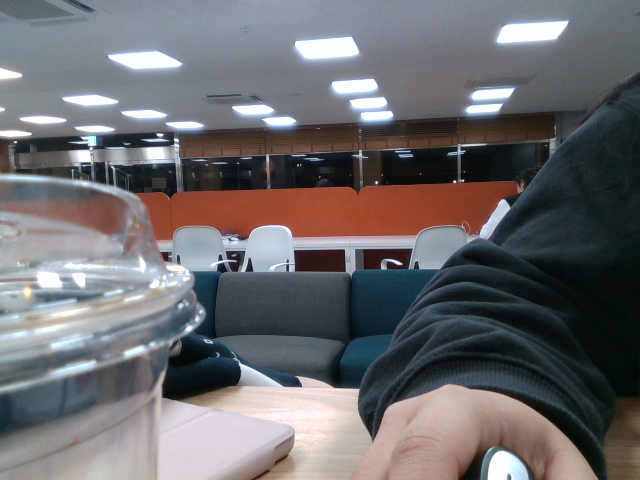
//> input picture color_image.png, 640 x 480 px, given in place of the camera
$ ./원형_허프_변환_카메라   (built with g++ and OpenCV 4)
//> lines starting //> are read from the running program, lines starting //| are printed output that depends on the picture
#include <iostream>
#include <opencv2/opencv.hpp>
#include <opencv2/highgui/highgui.hpp>
#include <opencv2/imgproc/imgproc.hpp>
#include <vector>

using namespace std;
using namespace cv;

int main()
{
    // 카메라 열기 (0은 기본 카메라, 여러 개일 경우 1, 2, ...)
    VideoCapture cap(0);

    if (!cap.isOpened())
    {
        cout << "카메라를 열 수 없습니다." << endl;
        return -1;
    }

    namedWindow("Live", 1);

    while (true)
    {
        Mat frame;
        cap >> frame; // 카메라로부터 한 프레임을 읽어옴
//> frame is the input picture: 480 rows x 640 cols, CV_8UC3; mean B, G, R 109.2, 106.6, 108.6

        if (frame.empty())
        {
            cout << "프레임을 읽을 수 없습니다." << endl;
            break;
        }

        Mat gray, edges, cdst;

        // 그레이스케일 변환
        cvtColor(frame, gray, COLOR_BGR2GRAY);
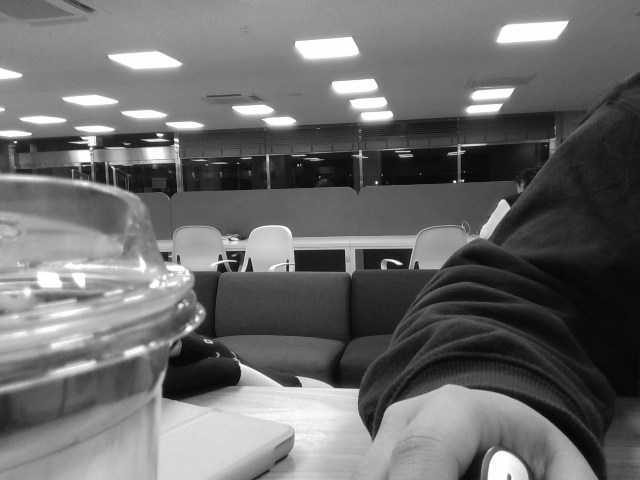
//> gray: 480 rows x 640 cols, CV_8UC1; min 5, max 255, mean 107.5

        // 가우시안 블러링 적용
        GaussianBlur(gray, gray, Size(9, 9), 2, 2);
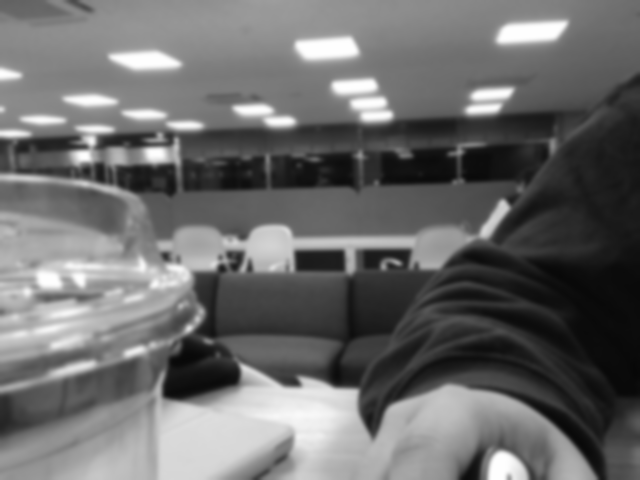
//> gray: 480 rows x 640 cols, CV_8UC1; min 7, max 254, mean 107.5

        vector<Vec3f> circles;

        // 원을 검출하는 허프 변환
        HoughCircles(gray, circles, HOUGH_GRADIENT, 1, gray.rows / 8, 200, 50, 0, 0);
//> circles = empty

        // 원을 영상 위에 그린다.
        for (size_t i = 0; i < circles.size(); i++)
        {
            Point center(cvRound(circles[i][0]), cvRound(circles[i][1]));
            int radius = cvRound(circles[i][2]);
            circle(frame, center, 3, Scalar(0, 255, 0), -1, 8, 0); // 원의 중심 그리기
            circle(frame, center, radius, Scalar(0, 0, 255), 3, 8, 0); // 원을 그리기
        }
//> this loop made 0 passes

        // 결과 표시
        imshow("Live", frame);

        // 'ESC' 키를 누르면 종료
        if (waitKey(30) == 27)
//> the Esc key is pressed
            break;
    }

    return 0;
}

$ run again, on 1.png
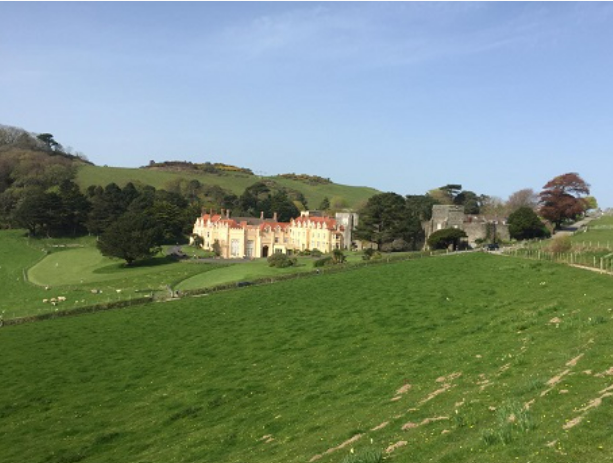
//> input picture 1.png, 613 x 463 px, given in place of the camera
//> frame is the input picture: 463 rows x 613 cols, CV_8UC3; mean B, G, R 118.5, 138, 118.2
//> `cvtColor(frame, gray, COLOR_BGR2GRAY);`:
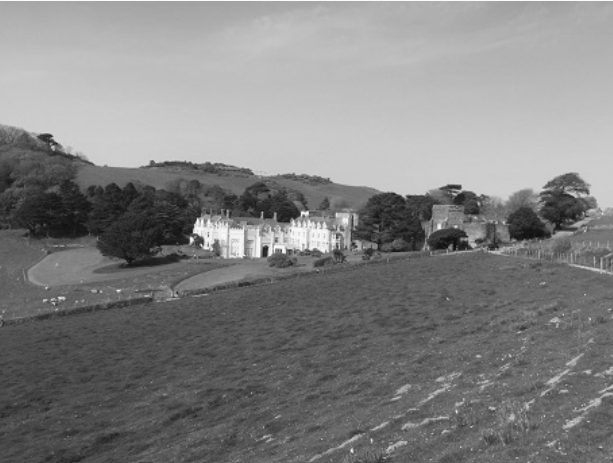
//> gray: 463 rows x 613 cols, CV_8UC1; min 10, max 250, mean 129.8
//> circles = empty

$ run again, on 12.png
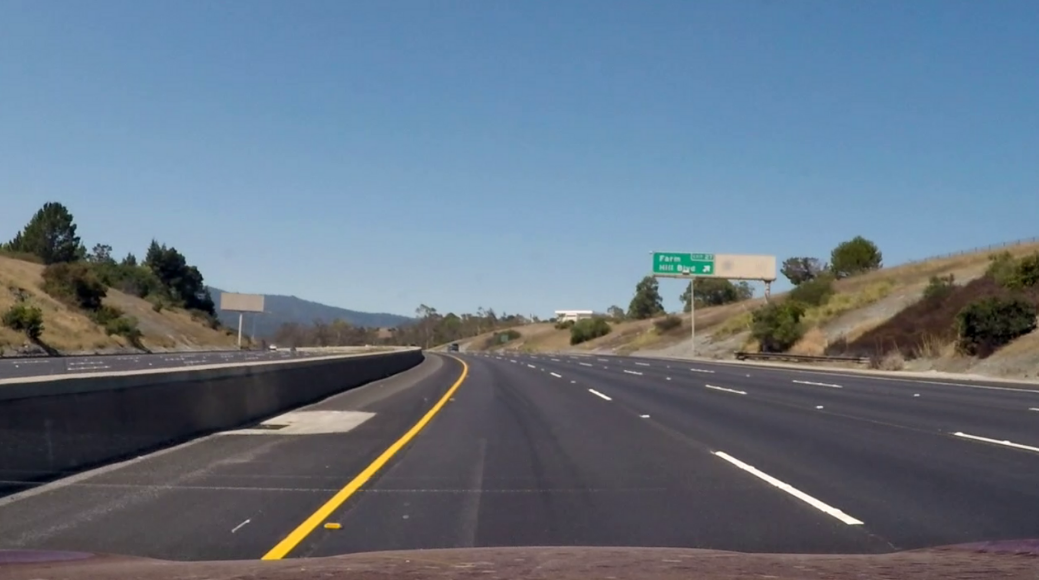
//> input picture 12.png, 1039 x 580 px, given in place of the camera
//> frame is the input picture: 580 rows x 1039 cols, CV_8UC3; mean B, G, R 131.1, 116.2, 102.1
//> `cvtColor(frame, gray, COLOR_BGR2GRAY);`:
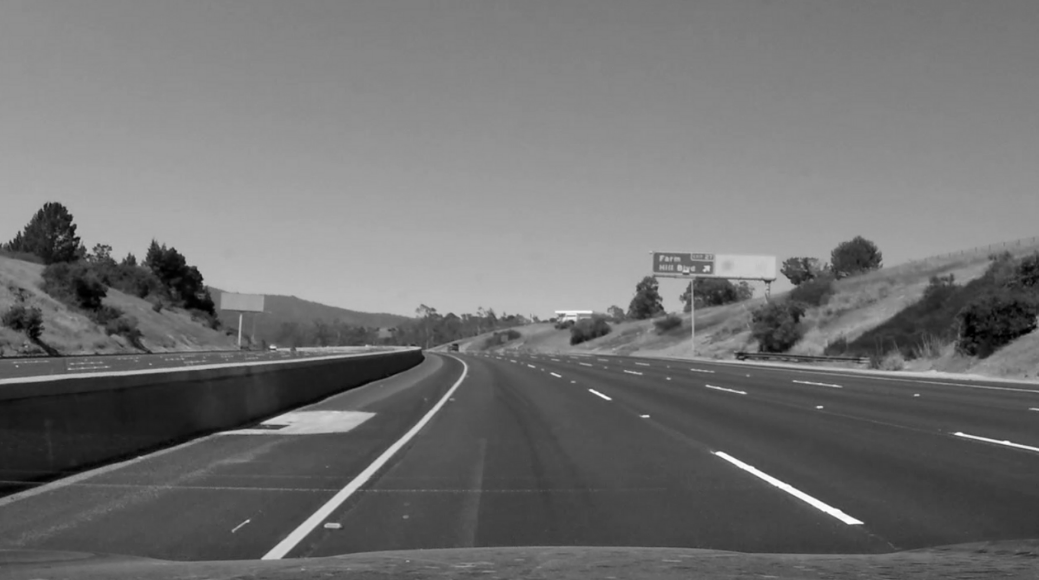
//> gray: 580 rows x 1039 cols, CV_8UC1; min 0, max 254, mean 113.6
//> circles = empty

$ run again, on 2.png
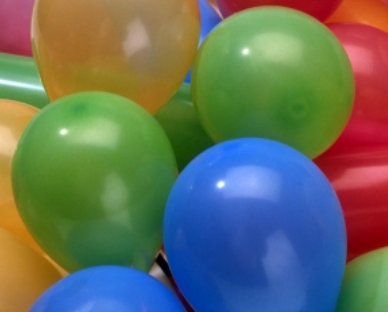
//> input picture 2.png, 388 x 312 px, given in place of the camera
//> frame is the input picture: 312 rows x 388 cols, CV_8UC3; mean B, G, R 95.3, 111.1, 102.3
//> `cvtColor(frame, gray, COLOR_BGR2GRAY);`:
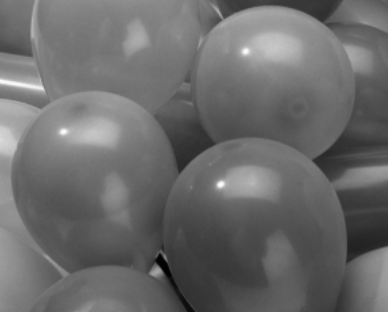
//> gray: 312 rows x 388 cols, CV_8UC1; min 1, max 251, mean 106.7
//> circles = empty
